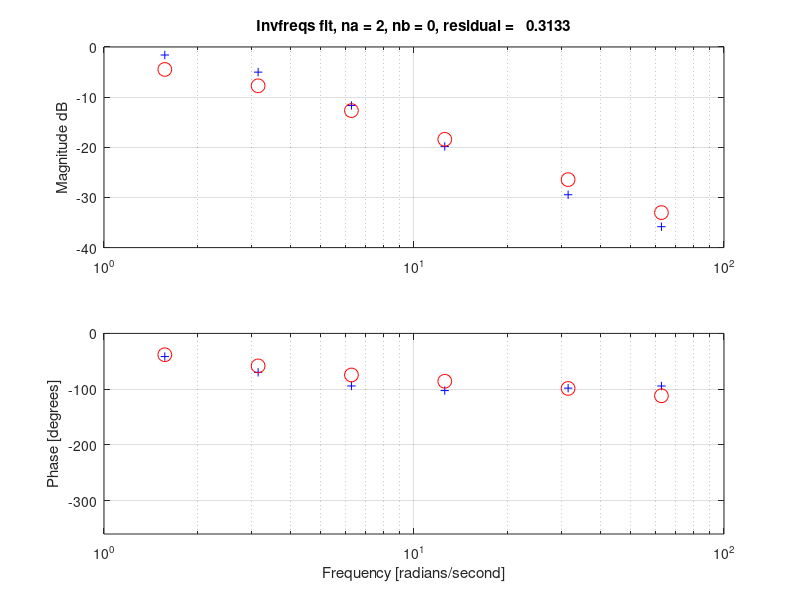
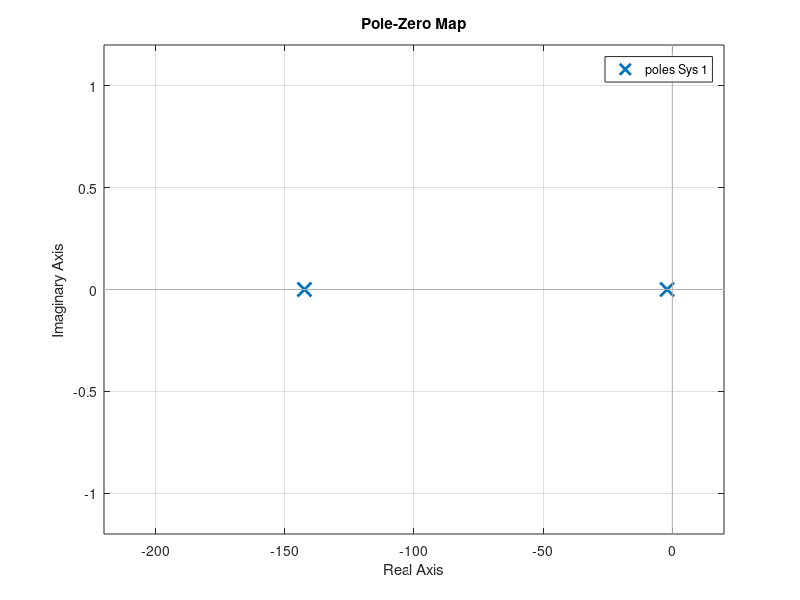

These figures' MATLAB source, in order: (Note: this script raises an error after producing the figures.)
% 1.A: invfreqs() fits (2 poles/0 zeros, 3 poles/1 zero) to the example data.
% Copy of HW09_InvfreqsExample.m with the data unchanged.

% MATLAB ships invfreqs/freqs in the Signal Processing Toolbox and pzmap in the
% Control System Toolbox; Octave needs both packages loaded explicitly.
if exist('OCTAVE_VERSION', 'builtin')
    pkg load control;
    pkg load signal;
end

%%  Example Using Matlab invfreqs() command 
%%
%%   

%%%%%%%%%%%%%%%%%%%%%%%%%%%%%%%%%%%%%%
%%  Setup the raw data.  This is simulated experimental data. 
%%%%%%%%%%%%%%%%%%%%%%%%%%%%%%%%%%%%%%

Periods = [
4
2
1
0.5
0.2
0.1 ];

Ws = (2*pi) ./ Periods;

Gains = [
   0.831639474259661
   0.561435832548028
   0.261189817880566
   0.101983185877470
   0.033648116659521
   0.016152022818775]

Phases = [
  -41.6187915810549
  -69.7959867048385
  -94.3590297220614
  -102.5954673199546
  -98.1945637194365
  -94.4362358923972]; 

%% Compute the complex gain based on the data 
Hs = Gains .* exp(j * Phases * (pi/180));

%% Here, the weights are set up simply to be 1.0 
Weights = ones(size(Ws));

%%%%%%%%%%%%%%%%%%%%%%%%%%%%%%%%%%%%%%
%% Do fit to two poles and one zero, measure the residual errors. 
%%%%%%%%%%%%%%%%%%%%%%%%%%%%%%%%%%%%%%


    
%%%%%%%%%%%%%%%%%%%%%%%%%%%%%%%%%%%%%%
%% These lines do the fit. 
%%%%%%%%%%%%%%%%%%%%%%%%%%%%%%%%%%%%%%

%%  Set up for two poles and one zero 
na = 2; 
nb = 0;        

%% Do the fit, B20 and A20 are the numerator and denominator polynomials of the best fit
%% with two poles and one zero. 
[B20, A20] = invfreqs(Hs, Ws, nb, na, Weights)

%% The freqs command takes pole and zero polynomials, and returns the complex gain based on the transfer function. 
%% These lines of code compute the complex gain (HHat), and corresponding PhaseAngles
HHat20     = freqs(B20, A20, Ws);
PhaseHat20 = atan2(imag(HHat20), real(HHat20)) * (180/pi); 

%% The residual error is measured as the norm of the differences in the complex gains. 
Residuals(na, nb+1) = norm( Hs - HHat20 );

%% Plot the bode plot, of the experimental data, and fit model 
figure(1), clf
  subplot(2,1,1)
    semilogx(Ws, 20*log10(Gains), 'b+', Ws, 20*log10(abs(HHat20)), 'ro', 'markersize', 10)
    ylabel('Magnitude dB'); grid on 
    title(sprintf('Invfreqs fit, na = %d, nb = %d, residual = %8.4f', na, nb, Residuals(na, nb+1)));

  subplot(2,1,2)
    semilogx(Ws, Phases, 'b+', Ws, PhaseHat20, 'ro', 'markersize', 10)
    ylim([-360 0])
    ylabel('Phase [degrees]'); grid on 
    xlabel('Frequency [radians/second]')

%% Plot the pole-zero map 
figure(2), clf 
  pzmap(tf(B20, A20))
  set(findall(gcf, '-isa', 'controllib.chart.PZPlot').Responses(1), 'MarkerSize', 14, 'LineWidth', 2)  %% larger markers so the poles show up in print
  axis equal  %% This line sets the horizontal-vertical scale to be 1:1 
  axis([-40 10 -20 20])
  title('Pole-zero Map.  Best Fit.  Two Poles, No Zero') 
  
    
    
    
%%%%%%%%%%%%%%%%%%%%%%%%%%%%%%%%%%%%%%
%% No Do the fit with 3 poles and 1 zero 
%%%%%%%%%%%%%%%%%%%%%%%%%%%%%%%%%%%%%%

%% These lines do the fit. 
na = 3; 
nb = 1;       
%% Determine the numerator and denominator polynomials 
[B31, A31] = invfreqs(Hs, Ws, nb, na, Weights)

%% The freqs command takes pole and zero polynomials, and returns the complex gain based on the transfer function.  
HHat31    = freqs(B31, A31, Ws);
PhaseHat31 = atan2(imag(HHat31), real(HHat31)) * (180/pi); 
Residuals(na, nb+1) = norm( Hs - HHat31 );


%% Plot the bode plot, of the experimental data, and fit model 
figure(3), clf
  subplot(2,1,1)
    semilogx(Ws, 20*log10(Gains), 'b+', Ws, 20*log10(abs(HHat31)), 'ro', 'markersize', 10)
    ylabel('Magnitude dB'); grid on 
    title(sprintf('Invfreqs fit, na = %d, nb = %d, residual = %8.4f', na, nb, Residuals(na, nb+1)));

  subplot(2,1,2)
    semilogx(Ws, Phases, 'b+', Ws, PhaseHat31, 'ro', 'markersize', 10)
    ylim([-360 0])
    ylabel('Phase [degrees]'); grid on 
    xlabel('Frequency [radians/second]')


%% Plot the pole-zero map 
figure(4), clf 
  pzmap(tf(B31, A31))
  set(findall(gcf, '-isa', 'controllib.chart.PZPlot').Responses(1), 'MarkerSize', 14, 'LineWidth', 2)  %% larger markers so the poles show up in print
  axis equal
  axis([-60 150 -50 50])  %% widened so the pole at +136 is visible
  title('Pole-zero Map.  Best Fit.  Three Poles, One Zero') 
